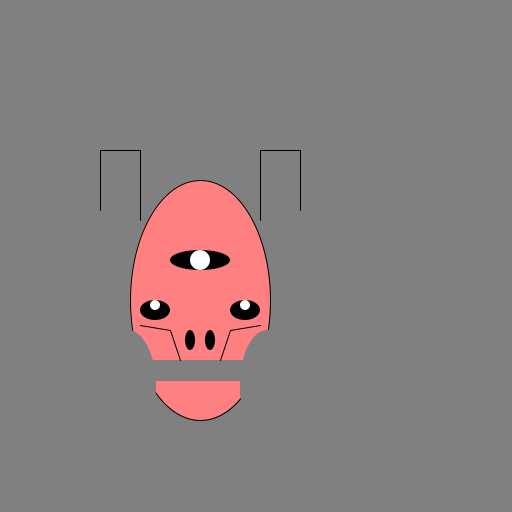
Frame 1 (no input)
Frame 60 (the mouse pressed at the canvas centre just before this capture): identical to frame 1, image omitted
Frame 120 (the mouse held since frame 60 and released just before this capture): identical to frame 1, image omitted

The Processing sketch that drew this single still picture (run headless with seeded random() and noise(); from frame 60 on, the mouse is pressed at the canvas centre):

// Processing sketch: processing_71676
// ── processing_71676.pde

// creature's local origin
int localX = 200;
int localY = 305;


// switch to turn grid on/off
boolean gridOn = false;   // start "off"

//
// keyTyped() is called once every time a key is pressed
//     ignoring CTRL, SHIFT, ALT
void keyTyped() {
  if ( key == 'g'  || key == 'G' ) {
    gridOn = !gridOn;
  }
}

//
// draw_grid() is used to overlay a grid
//
void draw_grid() {

  // grid parameters
  int span      = 500;    // how far each way from the local origin
  int increment = 25;     // how close the lines are
                          // note: should be a factor of 100
  // draw grid
  strokeWeight( 1 );
  for ( int i=-span; i<=span; i+=increment ) {
    if ( ( i % 100 ) == 0 ) {
      stroke( 255, 0, 0, 192 );
    } else {
      stroke( 255, 0, 0, 64 );
    }
    line( localX-i, localY-span, localX-i, localY+span );

    if ( ( i % 100 ) == 0 ) {
      stroke( 0, 0, 255, 192 );
    } else {
      stroke( 0, 0, 255, 64 );
    }
    line( localX-span, localY-i, localX+span, localY-i );
  }
  
  // draw axes
  strokeWeight( 2.5 );
  stroke( 255, 0, 0 );
  line( 0, localY, width, localY );  
  stroke( 0, 0, 255 );
  line( localX, 0, localX, height );
}


//
// setup() is called once at the beginning to initialize
//
void setup() {
  size( 512, 512 );        // size of the window
  smooth();                // antialiasing 
}


//
// draw() is called once per frame to draw
//
void draw() {
  background( 255 );       // white background

  // move the local origin??
  if ( gridOn  &&  mousePressed  &&  ( mouseButton == LEFT ) ) {
    localX = mouseX;
    localY = mouseY;
    println( "localX is " + localX + "    localY is " + localY );
  }

//--------------------------------
rectMode(CORNERS);
ellipseMode(CORNERS);
background(128);
      //Face Shape
fill(255,128,128);
ellipse(localX-70,  localY-125,  localX+70,  localY+115  );
stroke(128);
fill(128);
rect(localX-70,     localY+55,     localX+70,     localY+75);
ellipse(localX-100,     localY+25,     localX-45,     localY+135);
ellipse(localX+40,     localY+25,     localX+95,     localY+135);
        //eyes 
fill(0);
noStroke();
ellipse(localX-60,     localY-5,     localX-30,     localY+15);
ellipse(localX+30,     localY-5,     localX+60,     localY+15);
ellipse(localX-30,     localY-55,     localX+30,     localY-35);
      //Pupils
fill(255);
ellipse(localX-50,     localY-5,     localX-40,     localY+5);
ellipse(localX+40,     localY-5,     localX+50,     localY+5);
ellipse(localX-10,     localY-55,     localX+10,     localY-35);
      //Nostrils
fill(0);
ellipse(localX-15,     localY+25,     localX-5,     localY+45);
ellipse(localX+5,     localY+25,     localX+15,     localY+45);
      //line
stroke(0);
line(localX+60,     localY-85,     localX+60,     localY-155);
line(localX+60,     localY-155,    localX+100,    localY-155);
line(localX+100,    localY-155,    localX+100,    localY-95);
line(localX-60,     localY-85,     localX-60,     localY-155);
line(localX-60,     localY-155,    localX-100,    localY-155);
line(localX-100,    localY-155,    localX-100,    localY-95);
//face Lines
line(localX-20,     localY+55,     localX-30,     localY+25);
line(localX-30,     localY+25,     localX-60,     localY+20);
line(localX+20,     localY+55,     localX+30,     localY+25);
line(localX+30,     localY+25,     localX+60,     localY+20);
//--------------------------------

  // draw the grid
  if ( gridOn ) {
    draw_grid();
  }
}
